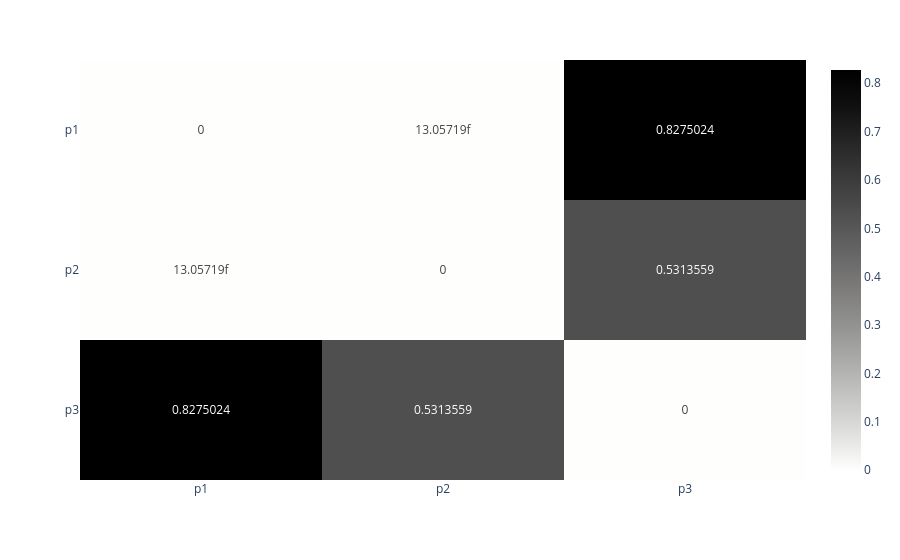

Notebook source saved alongside this figure:
### Code cell
fig_p

### Figure 1 — Plotly figure (JSON) as saved in the notebook; plotly's stock layout.template omitted (floating-point values rounded to 4 significant figures)
{"data": [{"coloraxis": "coloraxis", "hovertemplate": "x: %{x}<br>y: %{y}<br>color: %{z}<extra></extra>", "name": "0", "texttemplate": "%{z}", "type": "heatmap", "x": ["p1", "p2", "p3"], "xaxis": "x", "y": ["p1", "p2", "p3"], "yaxis": "y", "z": [[0, 1.306e-14, 0.8275], [1.306e-14, 0, 0.5314], [0.8275, 0.5314, 0]]}], "layout": {"coloraxis": {"colorscale": [[0, "rgb(254, 254, 253)"], [0.09091, "rgb(224, 224, 223)"], [0.1818, "rgb(197, 197, 195)"], [0.2727, "rgb(171, 171, 170)"], [0.3636, "rgb(146, 146, 145)"], [0.4545, "rgb(124, 123, 122)"], [0.5455, "rgb(102, 101, 101)"], [0.6364, "rgb(81, 80, 80)"], [0.7273, "rgb(59, 59, 59)"], [0.8182, "rgb(38, 38, 38)"], [0.9091, "rgb(16, 16, 16)"], [1, "rgb(0, 0, 0)"]]}, "margin": {"t": 60}, "xaxis": {"anchor": "y", "domain": [0, 1]}, "yaxis": {"anchor": "x", "autorange": "reversed", "domain": [0, 1]}}}
